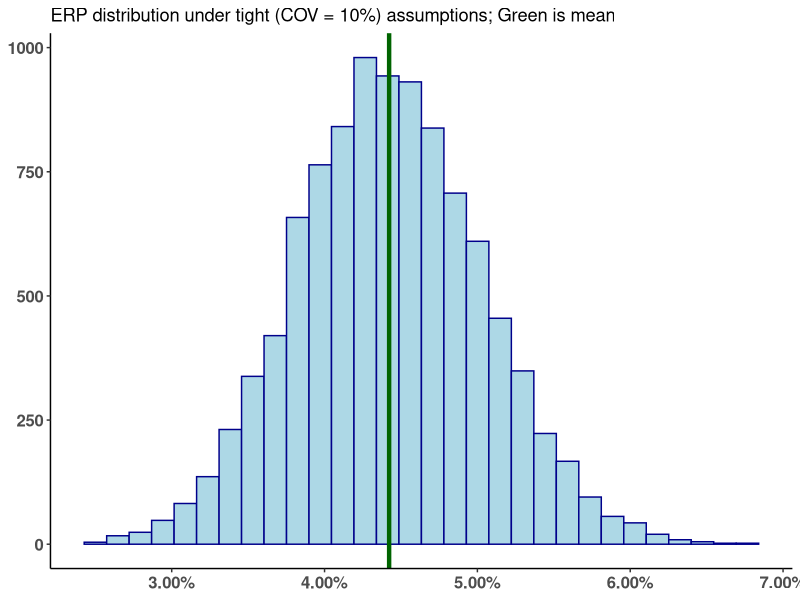

Generate this figure with R:
## ---- chunk 1
knitr::opts_chunk$set(echo=FALSE)
## ---- chunk 2

library(tidyverse)
library(scales)

solve_for_R <- function(RF, ER_vector, CP_vector, G, PV) {
  
  # Calculate cash flow vector
  CF_vector <- ER_vector * CP_vector
  
  # Define the objective function
  objective_function <- function(R) {
    PV_calculated <- sum(CF_vector[1:5] / (1 + R)^(1:5)) + CF_vector[6] / ((R - G) * (1 + R)^5)
    return((PV - PV_calculated)^2)
  }
  
  # Use the optim function to minimize the objective function
  result <- optim(par = RF, fn = objective_function, method = "Brent", lower = -1, upper = 2)
  
  return(result$par)
}


RF <- 0.04
ER_vector <- c(217.8, 245.2, 273.7, 295.1, 308.9, 324.9) # A. Damodaran's earnings vector
CP_vector <- c(0.84, 0.82, 0.80, 0.78, 0.77, 0.77) # Cash payout ratios
G <- 0.04
PV <- 4600

implied_equity <- solve_for_R(RF, ER_vector, CP_vector, G, PV)
implied_ERP <- implied_equity - RF

# Number of simulations
n_simulations <- 10000
coeff_variation <- 0.10

# Assumed means and standard deviations for inputs
mean_RF <- RF; sd_RF <- RF * coeff_variation
mean_ER <- ER_vector; sd_ER <- ER_vector * coeff_variation
mean_CP <- CP_vector; sd_CP <- CP_vector * coeff_variation
mean_G <- G; sd_G <- G * coeff_variation
mean_PV <- PV; sd_PV <- PV * coeff_variation

# Monte Carlo simulation
set.seed(379)
R_values <- replicate(n_simulations, 
  solve_for_R(
    # RF = rnorm(1, mean_RF, sd_RF),
    RF = RF,
    ER_vector = rnorm(6, mean_ER, sd_ER),
    CP_vector = rnorm(6, mean_CP, sd_CP),
    G = rnorm(1, mean_G, sd_G),
    PV = PV
  )
)

# Histogram to visualize the distribution of R values
R_values <- R_values[R_values > 0]
ERP_values <- R_values - RF
ERP_values_mean <- mean(ERP_values)
ERP_values_df <- as_data_frame(ERP_values)

ERP_values_df %>% ggplot(aes(value)) +
    geom_histogram(color = "darkblue", fill = "lightblue") +
    geom_vline(aes(xintercept = ERP_values_mean), color = "darkgreen", size = 1.5) +
    scale_x_continuous(labels = percent_format(0.01)) +
    labs(title = "ERP distribution under tight (COV = 10%) assumptions; Green is mean", y = "Count") +
    # xlab("X label") + 
    # ylab("Count") +
    theme_classic() +
    theme(axis.title = element_blank(),
          axis.text = element_text(size = 12, face = "bold"))
